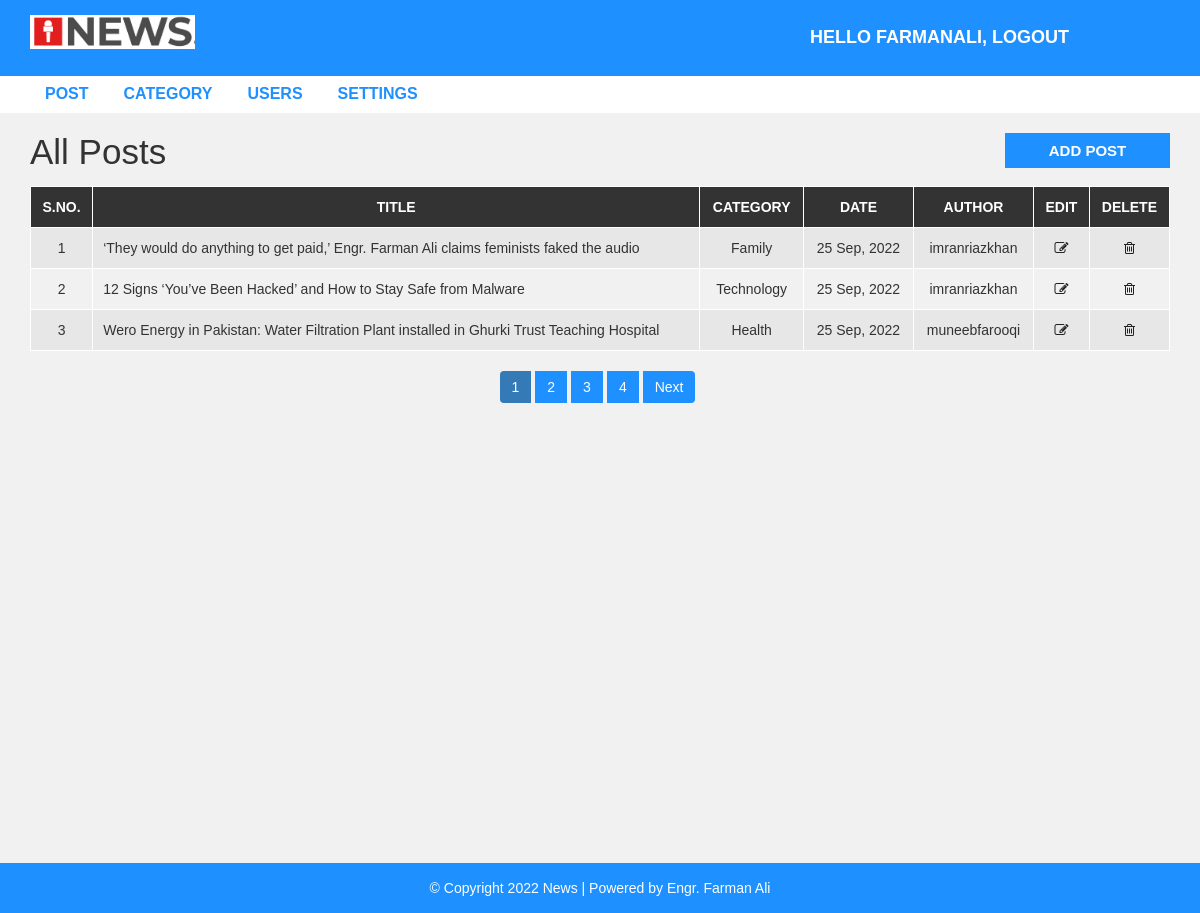
/admin/post.php (signed in), run on the app's committed database.
### tables this page shows
CREATE TABLE `post` (
  `post_id` int(11) NOT NULL,
  `title` varchar(100) NOT NULL,
  `description` text NOT NULL,
  `category` varchar(100) NOT NULL,
  `post_date` varchar(50) NOT NULL,
  `author` int(11) NOT NULL,
  `post_img` varchar(100) NOT NULL
);

CREATE TABLE `category` (
  `category_id` int(11) NOT NULL,
  `category_name` varchar(100) NOT NULL,
  `post` int(11) NOT NULL DEFAULT 0
);

CREATE TABLE `user` (
  `user_id` int(10) UNSIGNED NOT NULL,
  `first_name` varchar(30) NOT NULL,
  `last_name` varchar(30) NOT NULL,
  `username` varchar(30) DEFAULT NULL,
  `password` varchar(40) DEFAULT NULL,
  `role` int(11) NOT NULL
);

### admin/post.php (the view, shortened to what this page needs)
<?php include "header.php"; ?>
  <div id="admin-content">
      <div class="container">
          <div class="row">
              <div class="col-md-10">
                  <h1 class="admin-heading">All Posts</h1>
              </div>
              <div class="col-md-2">
                  <a class="add-new" href="add-post.php">add post</a>
              </div>
              <div class="col-md-12">
                <?php
                  include "config.php";
                  $limit = 3;
                  if(isset($_GET['page'])){
                    $page = $_GET['page'];
                  }else{
                    $page = 1;
                  }
                  $offset = ($page - 1) * $limit;
                  if($_SESSION["user_role"] == '1'){
                    $sql = "SELECT post.post_id, post.title, post.description,post.post_date,
                    category.category_name,user.username,post.category FROM post
                    LEFT JOIN category ON post.category = category.category_id
                    LEFT JOIN user ON post.author = user.user_id
                    ORDER BY post.post_id DESC LIMIT {$offset},{$limit}";
                  }
                  $result = mysqli_query($conn, $sql) or die("Query Failed.");
                  if(mysqli_num_rows($result) > 0){
                ?>
                  <table class="content-table">
                      <thead>
                          <th>S.No.</th>
                          <th>Title</th>
                          <th>Category</th>
                          <th>Date</th>
                          <th>Author</th>
                          <th>Edit</th>
                          <th>Delete</th>
                      </thead>
                      <tbody>
                        <?php
                        $serial = $offset + 1;
                        while($row = mysqli_fetch_assoc($result)) {?>
                          <tr>
                              <td class='id'><?php echo $serial; ?></td>
                              <td><?php echo $row['title']; ?></td>
                              <td><?php echo $row['category_name']; ?></td>
                              <td><?php echo $row['post_date']; ?></td>
                              <td><?php echo $row['username']; ?></td>
                              <td class='edit'><a href='update-post.php?id=<?php echo $row['post_id']; ?>'><i class='fa fa-edit'></i></a></td>
                              <td class='delete'><a href='delete-post.php?id=<?php echo $row['post_id']; ?>&catid=<?php echo $row['category']; ?>'><i class='fa fa-trash-o'></i></a></td>
                          </tr>
                          <?php
                          $serial++;
                        } ?>
                      </tbody>
                  </table>
                  <?php
                }else {
                  echo "<h3>No Results Found.</h3>";
                }
                if($_SESSION["user_role"] == '1'){
                  $sql1 = "SELECT * FROM post";
                }elseif($_SESSION["user_role"] == '0'){
                  $sql1 = "SELECT * FROM post
                  WHERE author = {$_SESSION['user_id']}";
                }
                $result1 = mysqli_query($conn, $sql1) or die("Query Failed.");
                if(mysqli_num_rows($result1) > 0){
                  $total_records = mysqli_num_rows($result1);
                  $total_page = ceil($total_records / $limit);
                  echo '<ul class="pagination admin-pagination">';
                  for($i = 1; $i <= $total_page; $i++){
                    if($i == $page){
                      $active = "active";
                    }else{
                      $active = "";
                    }
                    echo '<li class="'.$active.'"><a href="post.php?page='.$i.'">'.$i.'</a></li>';
                  }
                  if($total_page > $page){
                    echo '<li><a href="post.php?page='.($page + 1).'">Next</a></li>';
                  }
                  echo '</ul>';
                }
                  ?>
              </div>
          </div>
      </div>
  </div>
<?php include "footer.php"; ?>

### css/style.css (style rules this page uses)
body { background: #f1f1f1; font-family: sans-serif,arial,Helvetica; }
a, a:hover, a:focus { text-decoration: none; outline: none; }
ul { margin:0; padding:0; list-style:none; }
#admin-content { padding: 20px 0; min-height: 750px; }
#admin-content .admin-heading { font-size: 35px; margin: 0 0 15px; }
#admin-content .add-new { color: #fff; background-color: #1E90FF; font-size: 15px; font-weight: 600; text-align: center; text-transform: uppercase; padding: 7px 10px; display: block; transition: all 0.3s; }
#admin-content .content-table { border: 1px solid #000; width: 100%; margin: 0 0 20px; }
#admin-content .content-table thead { color: #fff; background-color: #333; }
#admin-content .content-table th { padding: 10px; border: 1px solid #fff; font-weight: 600; text-align: center; text-transform: uppercase; }
#admin-content .content-table tbody { color: #333; }
#admin-content .content-table tbody tr { background-color: #e7e7e7; }
#admin-content .content-table tbody tr:nth-child(even) { background-color: transparent; }
#admin-content .content-table tbody td { padding: 10px; border: 1px solid #fff; text-align: center; }
#admin-content .content-table tbody td:nth-child(2) { text-align: left; }
#admin-content .admin-pagination { margin: 0; }
#admin-content .admin-pagination li a { display: block; }
.id, .edit, .delete { text-align:center; }
.pagination { display: block; text-align: center; margin: 0; }
.pagination li { display:inline-block; margin: 0 5px 0 0; }
.pagination li a { border: none; background: #1e90ff; color: #fff; }
i.fa { color:#222; }

### data on the page
post: title "‘They would do anything to get paid,’ Engr. Farman Ali claims feminists faked the audio", category.category_name "Family", post_date "25 Sep, 2022", user.username "imranriazkhan"
post: title "12 Signs ‘You’ve Been Hacked’ and How to Stay Safe from Malware", category.category_name "Technology", post_date "25 Sep, 2022", user.username "imranriazkhan"
post: title "Wero Energy in Pakistan: Water Filtration Plant installed in Ghurki Trust Teaching Hospital", category.category_name "Health", post_date "25 Sep, 2022", user.username "muneebfarooqi"

### other printed values
$_SESSION["username"] "FARMANALI"
